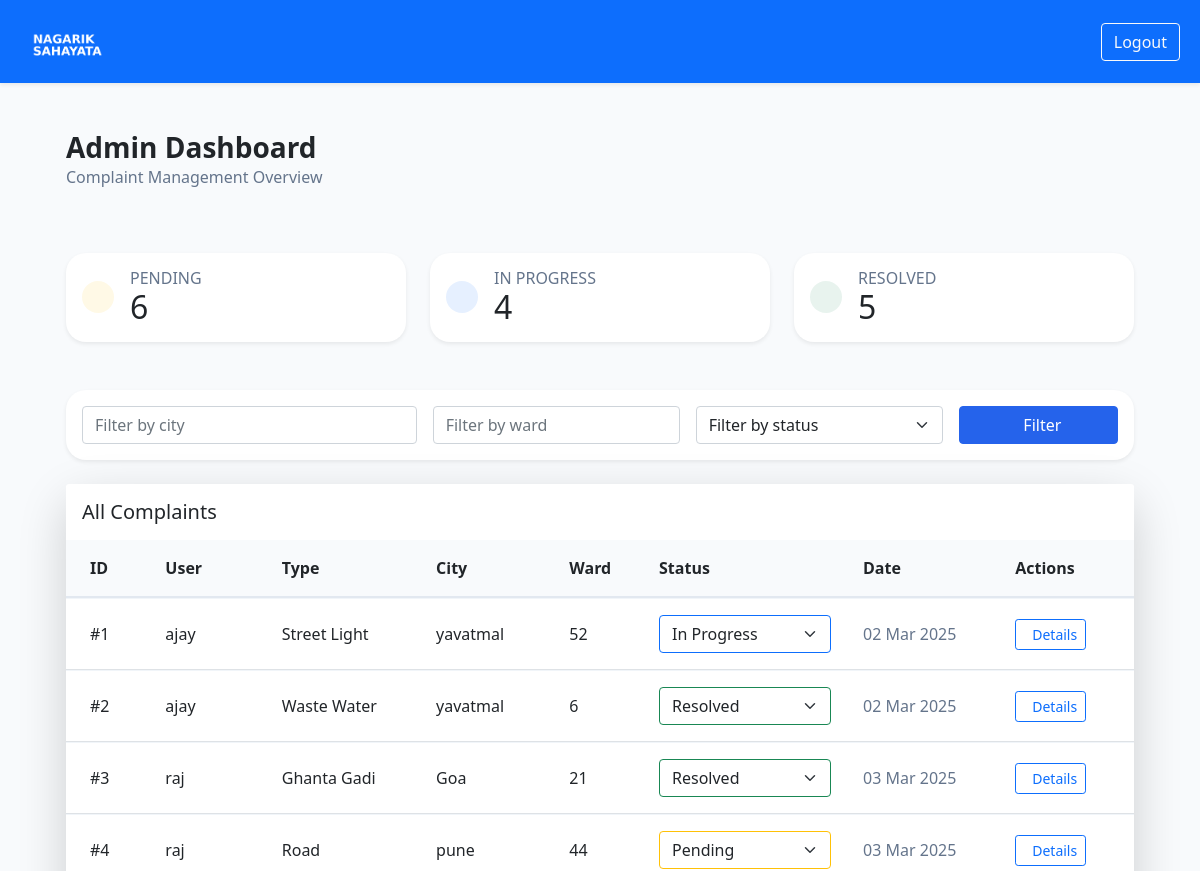
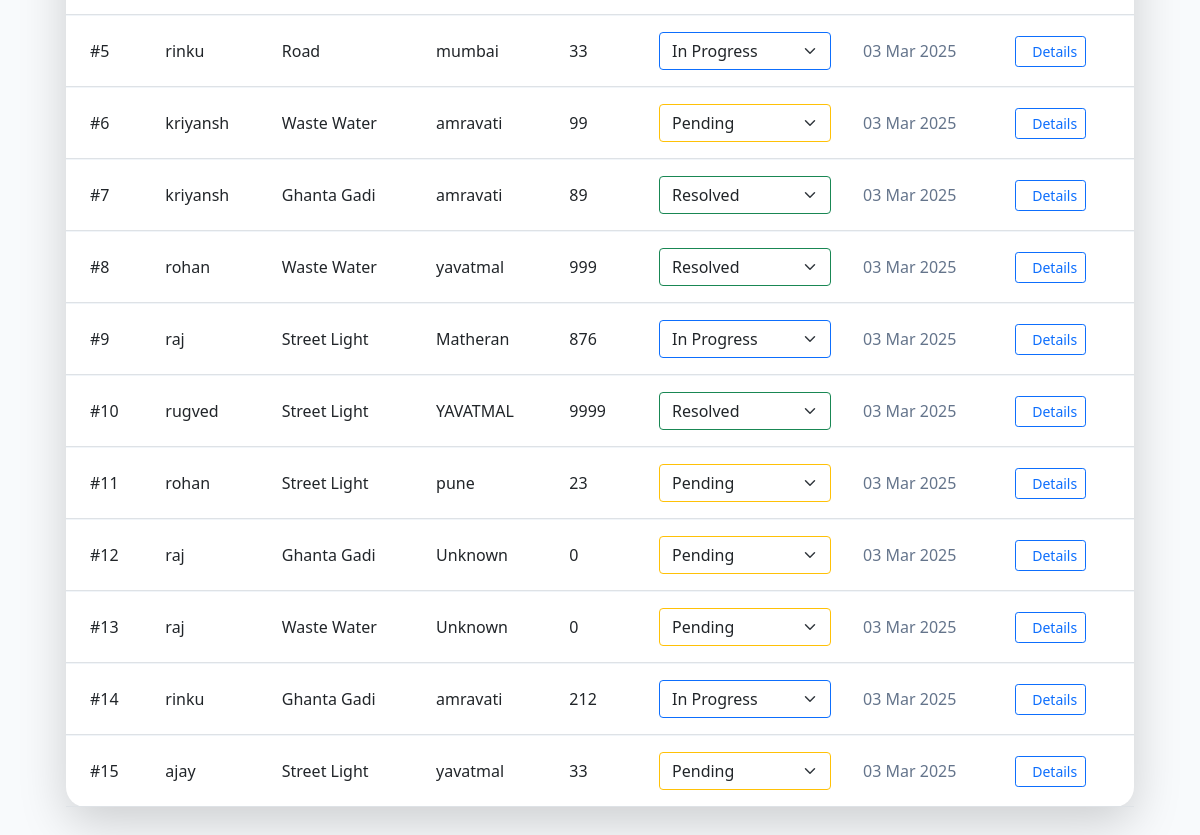
The app's page /admin-dashboard/ (signed in), older data (2 pictures, top to bottom).
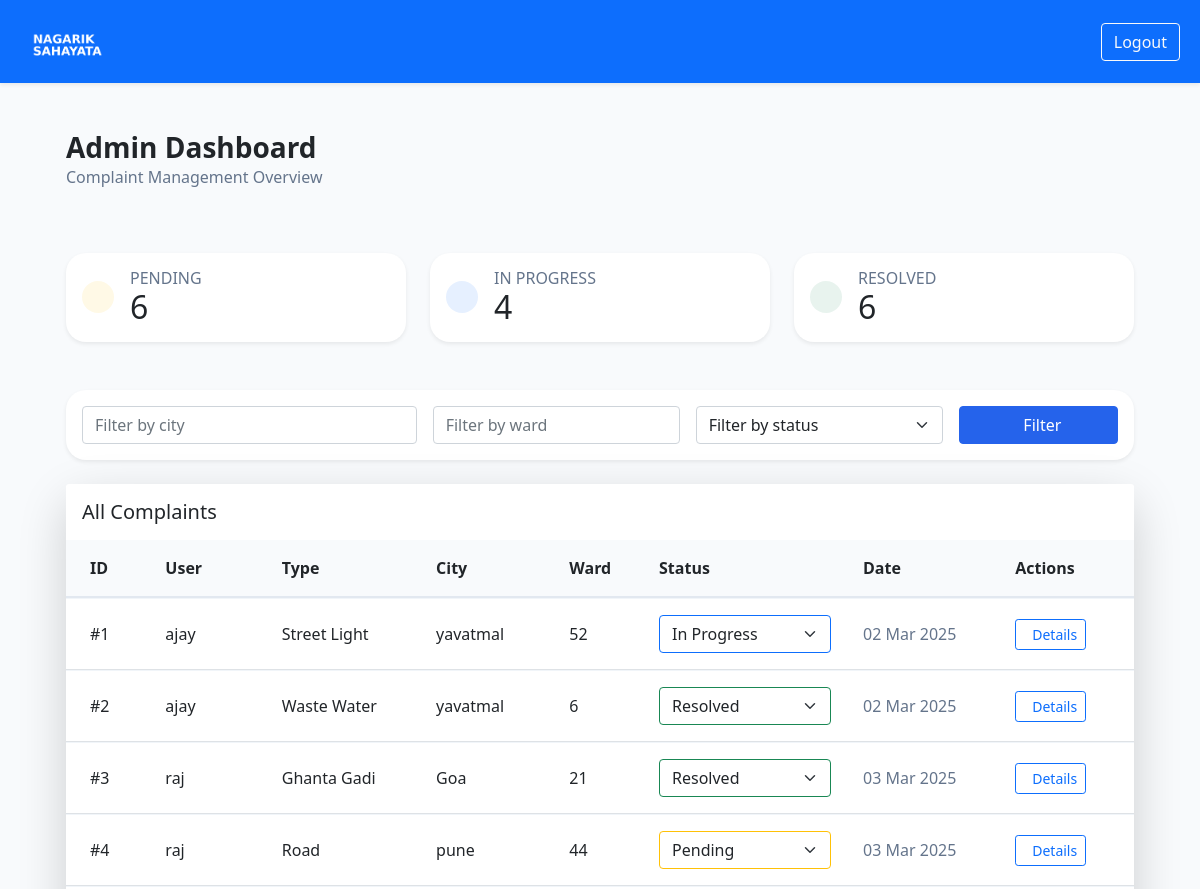
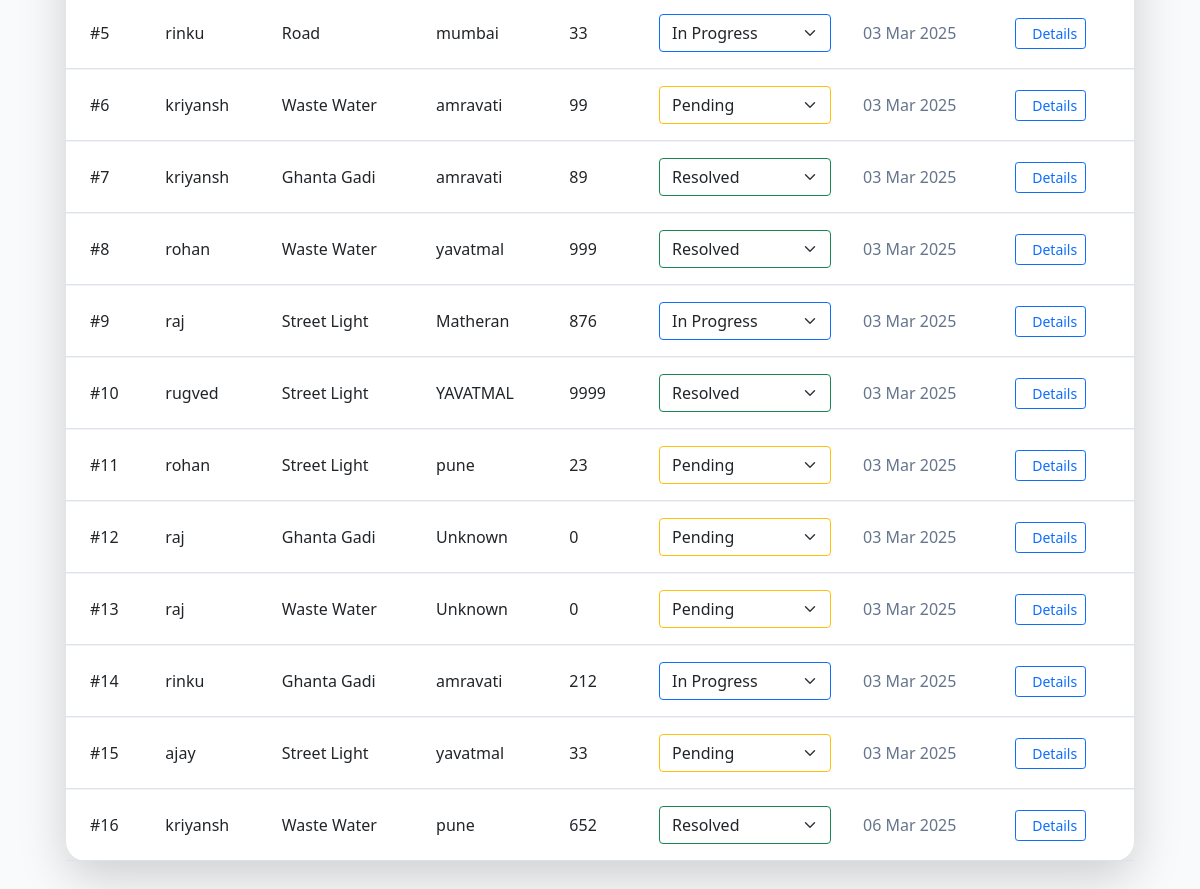
The same page, newer data (2 pictures, top to bottom).
### complaints/models.py (models this page shows, shortened)
class Complaint(models.Model):
    COMPLAINT_TYPES = (
        ('street_light', 'Street Light'),
        ('ghanta_gadi', 'Ghanta Gadi'),
        ('waste_water', 'Waste Water'),
        ('road', 'Road'),
    )
    STATUS_CHOICES = (
        ('pending', 'Pending'),
        ('in_progress', 'In Progress'),
        ('resolved', 'Resolved'),
    )
    user = models.ForeignKey(User, on_delete=models.CASCADE)
    complaint_type = models.CharField(max_length=50, choices=COMPLAINT_TYPES,default="General")
    city = models.CharField(
        max_length=100,
        default='Unknown',  # Default value added
        blank=False,
        null=False
    )
    ward_number = models.IntegerField(
        default=0,  # Default value added
        blank=False,
        null=False
    )
    landmark = models.CharField(max_length=255, blank=True, null=True)
    description = models.TextField()
    created_at = models.DateTimeField(auto_now_add=True)
    status = models.CharField(
        max_length=20,
        choices=STATUS_CHOICES,
        default='pending'
    )

### complaints/views.py (the view)
# urls.py: path('admin-dashboard/', views.admin_dashboard, name='admin_dashboard'),
@login_required
def admin_dashboard(request):
    complaints = Complaint.objects.all()  # Fetch all complaints by default
    if request.method == 'GET':
        city = request.GET.get('city')
        ward = request.GET.get('ward')
        status = request.GET.get('status')
        if city:
            complaints = complaints.filter(city__icontains=city)
        if ward:
            complaints = complaints.filter(ward_number=ward)
        if status:
            complaints = complaints.filter(status=status)
    status_counts = {
        'pending': complaints.filter(status='pending').count(),
        'in_progress': complaints.filter(status='in_progress').count(),
        'resolved': complaints.filter(status='resolved').count(),
    }
    context = {
        'complaints': complaints,
        'status_counts': status_counts,
        'STATUS_CHOICES': Complaint.STATUS_CHOICES,  # Pass STATUS_CHOICES to the template
    }
    return render(request, 'admin_dashboard.html', context)

### complaints/templates/admin_dashboard.html (shortened to what this page needs)
{% extends 'base.html' %}
{% block content %}
<div class="container-fluid px-4">
    <div class="d-flex justify-content-between align-items-center mb-5">
        <div>
            <h1 class="h3 fw-bold mb-0">Admin Dashboard</h1>
            <p class="text-muted">Complaint Management Overview</p>
        </div>
    </div>
    <div class="row g-4 mb-5">
        <div class="col-xl-4 col-md-6">
            <div class="card border-0 shadow-sm h-100">
                <div class="card-body">
                    <div class="d-flex align-items-center">
                        <div class="bg-warning bg-opacity-10 p-3 rounded-circle me-3">
                        </div>
                        <div>
                            <h6 class="text-uppercase text-muted mb-0">Pending</h6>
                            <h2 class="mb-0">{{ status_counts.pending }}</h2>
                        </div>
                    </div>
                </div>
            </div>
        </div>
        <div class="col-xl-4 col-md-6">
            <div class="card border-0 shadow-sm h-100">
                <div class="card-body">
                    <div class="d-flex align-items-center">
                        <div class="bg-primary bg-opacity-10 p-3 rounded-circle me-3">
                        </div>
                        <div>
                            <h6 class="text-uppercase text-muted mb-0">In Progress</h6>
                            <h2 class="mb-0">{{ status_counts.in_progress }}</h2>
                        </div>
                    </div>
                </div>
            </div>
        </div>
        <div class="col-xl-4 col-md-6">
            <div class="card border-0 shadow-sm h-100">
                <div class="card-body">
                    <div class="d-flex align-items-center">
                        <div class="bg-success bg-opacity-10 p-3 rounded-circle me-3">
                        </div>
                        <div>
                            <h6 class="text-uppercase text-muted mb-0">Resolved</h6>
                            <h2 class="mb-0">{{ status_counts.resolved }}</h2>
                        </div>
                    </div>
                </div>
            </div>
        </div>
    </div>
<div class="card border-0 shadow-sm mb-4">
    <div class="card-body">
        <form method="get" class="row g-3">
            <div class="col-md-4">
                <input type="text" name="city" class="form-control" placeholder="Filter by city" value="{{ request.GET.city }}">
            </div>
            <div class="col-md-3">
                <input type="number" name="ward" class="form-control" placeholder="Filter by ward" value="{{ request.GET.ward }}">
            </div>
            <div class="col-md-3">
                <select name="status" class="form-select">
                    <option value="">Filter by status</option>
                </select>
            </div>
            <div class="col-md-2">
                <button type="submit" class="btn btn-primary w-100">Filter</button>
            </div>
        </form>
    </div>
</div>
    <div class="card border-0 shadow-lg">
        <div class="card-header bg-white border-0 py-3">
            <h5 class="mb-0 fw-semibold">All Complaints</h5>
        </div>
        <div class="card-body p-0">
            <div class="table-responsive">
                <table class="table table-hover align-middle mb-0">
                    <thead class="bg-light">
                        <tr>
                            <th class="ps-4">ID</th>
                            <th>User</th>
                            <th>Type</th>
                            <th>City</th>
                            <th>Ward</th>
                            <th>Status</th>
                            <th>Date</th>
                            <th class="pe-4">Actions</th>
                        </tr>
                    </thead>
                    <tbody>
                        {% for complaint in complaints %}
                        <tr>
                            <td class="ps-4 fw-medium">#{{ complaint.id }}</td>
                            <td>{{ complaint.user.username }}</td>
                            <td>{{ complaint.get_complaint_type_display }}</td>
                            <td>{{ complaint.city }}</td>
                            <td>{{ complaint.ward_number }}</td>
                            <td>
                                <select class="form-select status-select {% if complaint.status == 'pending' %}border-warning
                                    {% elif complaint.status == 'in_progress' %}border-primary
                                    {% else %}border-success{% endif %}"
                                    data-id="{{ complaint.id }}">
                                    {% for status in complaint.STATUS_CHOICES %}
                                    <option value="{{ status.0 }}"
                                        {% if complaint.status == status.0 %}selected{% endif %}>
                                        {{ status.1 }}
                                    </option>
                                    {% endfor %}
                                </select>
                            </td>
                            <td class="text-muted">{{ complaint.created_at|date:"d M Y" }}</td>
                            <td class="pe-4">
                                <a href="{% url 'complaint_detail' complaint.id %}"
                                   class="btn btn-outline-primary btn-sm">
                                   Details
                                </a>
                            </td>
                        </tr>
                        {% empty %}
                        <tr>
                            <td colspan="8" class="text-center py-4">No complaints found</td>
                        </tr>
                        {% endfor %}
                    </tbody>
                </table>
            </div>
        </div>
    </div>
</div>
{% endblock %}

### complaints/templates/base.html (shortened to what this page needs)
{% load static %}
<!DOCTYPE html>
<html lang="en">
<head>
    <link href="https://cdn.jsdelivr.net/npm/bootstrap@5.1.3/dist/css/bootstrap.min.css" rel="stylesheet">
    <link href="{% static 'css/style.css' %}" rel="stylesheet">
    <link rel="stylesheet" href="https://cdnjs.cloudflare.com/ajax/libs/font-awesome/6.0.0/css/all.min.css">
</head>
<body class="bg-light">
    <nav class="navbar navbar-expand-lg navbar-light bg-primary shadow-sm">
        <div class="container-fluid">
            <a class="navbar-brand mx-3" href="/">
                <img src="{% static 'images/logo.png' %}" alt="Complaint App Logo" class="d-inline-block align-text-top" style="height: 40px;">
            </a>
            <div class="ms-auto d-flex align-items-center">
                {% if user.is_authenticated %}
                    <a href="{% url 'logout' %}" class="btn btn-outline-light me-2">Logout</a>
                {% else %}
                    <a href="{% url 'user_login' %}" class="btn btn-outline-light me-2">Sign In</a>
                    <a href="{% url 'user_register' %}" class="btn btn-light text-primary px-4">Sign Up</a>
                {% endif %}
            </div>
        </div>
    </nav>
    <main class="container my-5">
        {% block content %}{% endblock %}
    </main>
</body>
</html>

### complaints/static/css/style.css (style rules this page uses)
:root { --primary-color: #2563eb; --primary-hover: #1d4ed8; }
.btn-primary { background-color: var(--primary-color); border-color: var(--primary-color); }
.navbar { padding: 1rem 0; background-color: var(--primary-color); color: rgb(105, 0, 217); }
.card { border-radius: 1.25rem; }
.text-muted { color: #64748b !important; }
.bg-light { background-color: #f8fafc !important; }
.table { border-collapse: separate; border-spacing: 0; }
.table thead th { border-bottom: 2px solid #e2e8f0; border-top: none; }
.table td, .table th { padding: 1rem; vertical-align: middle; border-top: 1px solid #f1f5f9; }

Row changes from the older to the newer data that the page shows:
added Complaint: id "16", user.username "kriyansh", complaint_type "Waste Water", city "pune", ward_number "652", status+id "Resolved", created_at "06 Mar 2025"
Text that changed along with them:
{{ status_counts.resolved }}: "5" → "6"
